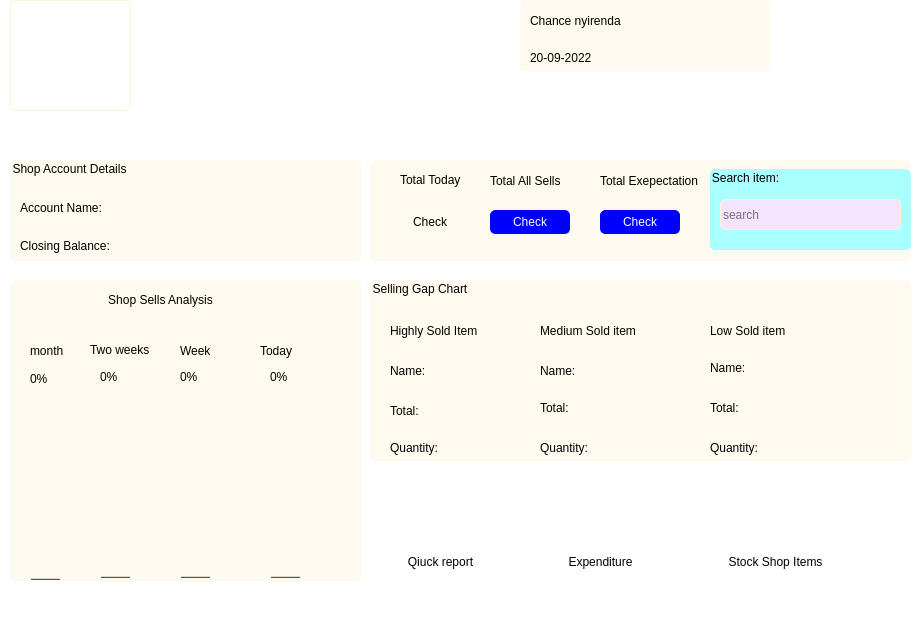
<?xml version="1.0" encoding="UTF-8"?>
<ui version="4.0">
 <class>Accountant</class>
 <widget class="QMainWindow" name="Accountant">
  <property name="geometry">
   <rect>
    <x>0</x>
    <y>0</y>
    <width>918</width>
    <height>644</height>
   </rect>
  </property>
  <property name="windowTitle">
   <string>shopk</string>
  </property>
  <property name="styleSheet">
   <string notr="true">color:black;
background-color: white;
border-radius:5px;
font: 12pt &quot;Arial&quot;;</string>
  </property>
  <widget class="QWidget" name="centralwidget">
   <widget class="QGroupBox" name="groupBox">
    <property name="geometry">
     <rect>
      <x>520</x>
      <y>0</y>
      <width>251</width>
      <height>71</height>
     </rect>
    </property>
    <property name="styleSheet">
     <string notr="true">background-color:floralwhite;
color:black;
font: 10pt &quot;Arial&quot;;</string>
    </property>
    <property name="title">
     <string/>
    </property>
    <widget class="QLabel" name="fullname">
     <property name="geometry">
      <rect>
       <x>10</x>
       <y>10</y>
       <width>221</width>
       <height>21</height>
      </rect>
     </property>
     <property name="text">
      <string>Chance nyirenda</string>
     </property>
    </widget>
    <widget class="QLabel" name="datesplace">
     <property name="geometry">
      <rect>
       <x>10</x>
       <y>50</y>
       <width>211</width>
       <height>16</height>
      </rect>
     </property>
     <property name="text">
      <string>20-09-2022</string>
     </property>
    </widget>
   </widget>
   <widget class="QLabel" name="profile">
    <property name="geometry">
     <rect>
      <x>770</x>
      <y>0</y>
      <width>141</width>
      <height>111</height>
     </rect>
    </property>
    <property name="text">
     <string/>
    </property>
    <property name="pixmap">
     <pixmap>../../../OneDrive/Pictures/Wallpapers/Data-analyst.jpg</pixmap>
    </property>
    <property name="scaledContents">
     <bool>true</bool>
    </property>
    <property name="alignment">
     <set>Qt::AlignCenter</set>
    </property>
   </widget>
   <widget class="Line" name="line">
    <property name="geometry">
     <rect>
      <x>0</x>
      <y>130</y>
      <width>911</width>
      <height>16</height>
     </rect>
    </property>
    <property name="orientation">
     <enum>Qt::Horizontal</enum>
    </property>
   </widget>
   <widget class="QLabel" name="label_2">
    <property name="geometry">
     <rect>
      <x>10</x>
      <y>0</y>
      <width>121</width>
      <height>111</height>
     </rect>
    </property>
    <property name="styleSheet">
     <string notr="true">border:1px solid  beige;</string>
    </property>
    <property name="text">
     <string/>
    </property>
    <property name="pixmap">
     <pixmap>../../../Downloads/H-logo.jpg</pixmap>
    </property>
    <property name="scaledContents">
     <bool>true</bool>
    </property>
    <property name="alignment">
     <set>Qt::AlignCenter</set>
    </property>
   </widget>
   <widget class="QGroupBox" name="groupBox_2">
    <property name="geometry">
     <rect>
      <x>10</x>
      <y>160</y>
      <width>351</width>
      <height>101</height>
     </rect>
    </property>
    <property name="styleSheet">
     <string notr="true">background-color:floralwhite;
color:black;
font: 10pt &quot;Arial&quot;;</string>
    </property>
    <property name="title">
     <string>Shop Account Details</string>
    </property>
    <widget class="QLabel" name="label_3">
     <property name="geometry">
      <rect>
       <x>10</x>
       <y>40</y>
       <width>111</width>
       <height>16</height>
      </rect>
     </property>
     <property name="text">
      <string>Account Name:</string>
     </property>
    </widget>
    <widget class="QLabel" name="label_4">
     <property name="geometry">
      <rect>
       <x>10</x>
       <y>75</y>
       <width>121</width>
       <height>21</height>
      </rect>
     </property>
     <property name="text">
      <string>Closing Balance:</string>
     </property>
    </widget>
    <widget class="QLabel" name="accountname">
     <property name="geometry">
      <rect>
       <x>140</x>
       <y>37</y>
       <width>191</width>
       <height>20</height>
      </rect>
     </property>
     <property name="text">
      <string/>
     </property>
    </widget>
    <widget class="QLabel" name="balancelabel">
     <property name="geometry">
      <rect>
       <x>140</x>
       <y>80</y>
       <width>191</width>
       <height>16</height>
      </rect>
     </property>
     <property name="text">
      <string/>
     </property>
    </widget>
   </widget>
   <widget class="QGroupBox" name="groupBox_3">
    <property name="geometry">
     <rect>
      <x>10</x>
      <y>280</y>
      <width>351</width>
      <height>301</height>
     </rect>
    </property>
    <property name="styleSheet">
     <string notr="true">background-color:floralwhite;
color:black;
font: 10pt &quot;Arial&quot;;</string>
    </property>
    <property name="title">
     <string/>
    </property>
    <widget class="QLabel" name="label_7">
     <property name="geometry">
      <rect>
       <x>70</x>
       <y>10</y>
       <width>161</width>
       <height>20</height>
      </rect>
     </property>
     <property name="text">
      <string>Shop Sells Analysis</string>
     </property>
     <property name="alignment">
      <set>Qt::AlignCenter</set>
     </property>
    </widget>
    <widget class="QProgressBar" name="monthy">
     <property name="geometry">
      <rect>
       <x>20</x>
       <y>92</y>
       <width>31</width>
       <height>211</height>
      </rect>
     </property>
     <property name="value">
      <number>0</number>
     </property>
     <property name="orientation">
      <enum>Qt::Vertical</enum>
     </property>
    </widget>
    <widget class="QLabel" name="label_8">
     <property name="geometry">
      <rect>
       <x>20</x>
       <y>60</y>
       <width>51</width>
       <height>21</height>
      </rect>
     </property>
     <property name="text">
      <string>month</string>
     </property>
    </widget>
    <widget class="QProgressBar" name="twoweeks">
     <property name="geometry">
      <rect>
       <x>90</x>
       <y>90</y>
       <width>31</width>
       <height>211</height>
      </rect>
     </property>
     <property name="value">
      <number>0</number>
     </property>
     <property name="orientation">
      <enum>Qt::Vertical</enum>
     </property>
    </widget>
    <widget class="QLabel" name="label_9">
     <property name="geometry">
      <rect>
       <x>80</x>
       <y>60</y>
       <width>91</width>
       <height>20</height>
      </rect>
     </property>
     <property name="text">
      <string>Two weeks</string>
     </property>
    </widget>
    <widget class="QProgressBar" name="weekly">
     <property name="geometry">
      <rect>
       <x>170</x>
       <y>90</y>
       <width>31</width>
       <height>211</height>
      </rect>
     </property>
     <property name="value">
      <number>0</number>
     </property>
     <property name="orientation">
      <enum>Qt::Vertical</enum>
     </property>
    </widget>
    <widget class="QLabel" name="label_10">
     <property name="geometry">
      <rect>
       <x>170</x>
       <y>61</y>
       <width>49</width>
       <height>20</height>
      </rect>
     </property>
     <property name="text">
      <string>Week</string>
     </property>
    </widget>
    <widget class="QProgressBar" name="todays">
     <property name="geometry">
      <rect>
       <x>260</x>
       <y>90</y>
       <width>31</width>
       <height>211</height>
      </rect>
     </property>
     <property name="value">
      <number>0</number>
     </property>
     <property name="orientation">
      <enum>Qt::Vertical</enum>
     </property>
    </widget>
    <widget class="QLabel" name="label_11">
     <property name="geometry">
      <rect>
       <x>250</x>
       <y>60</y>
       <width>61</width>
       <height>21</height>
      </rect>
     </property>
     <property name="text">
      <string>Today</string>
     </property>
    </widget>
   </widget>
   <widget class="QGroupBox" name="groupBox_4">
    <property name="geometry">
     <rect>
      <x>370</x>
      <y>160</y>
      <width>541</width>
      <height>101</height>
     </rect>
    </property>
    <property name="styleSheet">
     <string notr="true">background-color:floralwhite;
color:black;
font: 10pt &quot;Arial&quot;;</string>
    </property>
    <property name="title">
     <string/>
    </property>
    <widget class="QPushButton" name="todaybutton">
     <property name="geometry">
      <rect>
       <x>20</x>
       <y>50</y>
       <width>80</width>
       <height>24</height>
      </rect>
     </property>
     <property name="styleSheet">
      <string notr="true">border-radius:5px;
border: 1px solid blue;
color: white;
border-collapse:collapse;
background-color: blue;


hover { 
    background-color:orange;
    border: 1px solid orange; 
    border-radius:2px;
    color: black }

</string>
     </property>
     <property name="text">
      <string>Check</string>
     </property>
    </widget>
    <widget class="QLabel" name="label_12">
     <property name="geometry">
      <rect>
       <x>30</x>
       <y>10</y>
       <width>71</width>
       <height>20</height>
      </rect>
     </property>
     <property name="text">
      <string>Total Today</string>
     </property>
    </widget>
    <widget class="QLabel" name="label_13">
     <property name="geometry">
      <rect>
       <x>120</x>
       <y>10</y>
       <width>81</width>
       <height>21</height>
      </rect>
     </property>
     <property name="text">
      <string>Total All Sells</string>
     </property>
    </widget>
    <widget class="QPushButton" name="pushButton">
     <property name="geometry">
      <rect>
       <x>120</x>
       <y>50</y>
       <width>80</width>
       <height>24</height>
      </rect>
     </property>
     <property name="styleSheet">
      <string notr="true">border-radius:5px;
border: 1px solid blue;
color: white;
border-collapse:collapse;
background-color: blue;</string>
     </property>
     <property name="text">
      <string>Check</string>
     </property>
    </widget>
    <widget class="QLabel" name="label_14">
     <property name="geometry">
      <rect>
       <x>230</x>
       <y>10</y>
       <width>111</width>
       <height>21</height>
      </rect>
     </property>
     <property name="text">
      <string>Total Exepectation</string>
     </property>
    </widget>
    <widget class="QPushButton" name="pushButton_2">
     <property name="geometry">
      <rect>
       <x>230</x>
       <y>50</y>
       <width>80</width>
       <height>24</height>
      </rect>
     </property>
     <property name="styleSheet">
      <string notr="true">border-radius:5px;
border: 1px solid blue;
color: white;
border-collapse:collapse;
background-color: blue;</string>
     </property>
     <property name="text">
      <string>Check</string>
     </property>
    </widget>
    <widget class="QGroupBox" name="groupBox_5">
     <property name="geometry">
      <rect>
       <x>340</x>
       <y>9</y>
       <width>201</width>
       <height>81</height>
      </rect>
     </property>
     <property name="styleSheet">
      <string notr="true">background-color: rgb(170, 255, 255);
color: rgb(0, 0, 0);</string>
     </property>
     <property name="title">
      <string>Search item:</string>
     </property>
     <widget class="QLineEdit" name="search">
      <property name="geometry">
       <rect>
        <x>10</x>
        <y>30</y>
        <width>181</width>
        <height>31</height>
       </rect>
      </property>
      <property name="styleSheet">
       <string notr="true">border-radius:5px;
border: 1px solid beige;
color: black;
border-collapse:collapse;
background-color: rgb(244, 228, 255);</string>
      </property>
      <property name="placeholderText">
       <string>search</string>
      </property>
     </widget>
    </widget>
   </widget>
   <widget class="QGroupBox" name="groupBox_6">
    <property name="geometry">
     <rect>
      <x>370</x>
      <y>280</y>
      <width>541</width>
      <height>181</height>
     </rect>
    </property>
    <property name="styleSheet">
     <string notr="true">background-color:floralwhite;
color:black;
font: 10pt &quot;Arial&quot;;</string>
    </property>
    <property name="title">
     <string>Selling Gap Chart</string>
    </property>
    <widget class="QLabel" name="label_15">
     <property name="geometry">
      <rect>
       <x>20</x>
       <y>40</y>
       <width>111</width>
       <height>21</height>
      </rect>
     </property>
     <property name="text">
      <string>Highly Sold Item</string>
     </property>
    </widget>
    <widget class="QLabel" name="label_16">
     <property name="geometry">
      <rect>
       <x>20</x>
       <y>80</y>
       <width>51</width>
       <height>21</height>
      </rect>
     </property>
     <property name="text">
      <string>Name:</string>
     </property>
    </widget>
    <widget class="QLabel" name="hname">
     <property name="geometry">
      <rect>
       <x>80</x>
       <y>80</y>
       <width>91</width>
       <height>21</height>
      </rect>
     </property>
     <property name="text">
      <string/>
     </property>
    </widget>
    <widget class="QLabel" name="label_18">
     <property name="geometry">
      <rect>
       <x>20</x>
       <y>120</y>
       <width>41</width>
       <height>21</height>
      </rect>
     </property>
     <property name="text">
      <string>Total:</string>
     </property>
    </widget>
    <widget class="QLabel" name="priceh">
     <property name="geometry">
      <rect>
       <x>80</x>
       <y>119</y>
       <width>61</width>
       <height>20</height>
      </rect>
     </property>
     <property name="text">
      <string/>
     </property>
    </widget>
    <widget class="QLabel" name="label_20">
     <property name="geometry">
      <rect>
       <x>170</x>
       <y>40</y>
       <width>121</width>
       <height>21</height>
      </rect>
     </property>
     <property name="text">
      <string>Medium Sold item</string>
     </property>
    </widget>
    <widget class="QLabel" name="label_21">
     <property name="geometry">
      <rect>
       <x>170</x>
       <y>80</y>
       <width>49</width>
       <height>21</height>
      </rect>
     </property>
     <property name="text">
      <string>Name:</string>
     </property>
    </widget>
    <widget class="QLabel" name="mname">
     <property name="geometry">
      <rect>
       <x>230</x>
       <y>81</y>
       <width>71</width>
       <height>21</height>
      </rect>
     </property>
     <property name="text">
      <string/>
     </property>
    </widget>
    <widget class="QLabel" name="label_23">
     <property name="geometry">
      <rect>
       <x>170</x>
       <y>120</y>
       <width>41</width>
       <height>16</height>
      </rect>
     </property>
     <property name="text">
      <string>Total:</string>
     </property>
    </widget>
    <widget class="QLabel" name="pricem">
     <property name="geometry">
      <rect>
       <x>220</x>
       <y>120</y>
       <width>61</width>
       <height>16</height>
      </rect>
     </property>
     <property name="text">
      <string/>
     </property>
    </widget>
    <widget class="QLabel" name="label_25">
     <property name="geometry">
      <rect>
       <x>340</x>
       <y>40</y>
       <width>121</width>
       <height>21</height>
      </rect>
     </property>
     <property name="text">
      <string>Low Sold item</string>
     </property>
    </widget>
    <widget class="QLabel" name="label_26">
     <property name="geometry">
      <rect>
       <x>340</x>
       <y>80</y>
       <width>49</width>
       <height>16</height>
      </rect>
     </property>
     <property name="text">
      <string>Name:</string>
     </property>
    </widget>
    <widget class="QLabel" name="lname">
     <property name="geometry">
      <rect>
       <x>400</x>
       <y>80</y>
       <width>101</width>
       <height>16</height>
      </rect>
     </property>
     <property name="text">
      <string/>
     </property>
    </widget>
    <widget class="QLabel" name="label_28">
     <property name="geometry">
      <rect>
       <x>340</x>
       <y>120</y>
       <width>49</width>
       <height>16</height>
      </rect>
     </property>
     <property name="text">
      <string>Total:</string>
     </property>
    </widget>
    <widget class="QLabel" name="pricel">
     <property name="geometry">
      <rect>
       <x>400</x>
       <y>120</y>
       <width>91</width>
       <height>16</height>
      </rect>
     </property>
     <property name="text">
      <string/>
     </property>
    </widget>
    <widget class="QLabel" name="label">
     <property name="geometry">
      <rect>
       <x>20</x>
       <y>160</y>
       <width>61</width>
       <height>16</height>
      </rect>
     </property>
     <property name="text">
      <string>Quantity:</string>
     </property>
    </widget>
    <widget class="QLabel" name="qhunumber">
     <property name="geometry">
      <rect>
       <x>80</x>
       <y>160</y>
       <width>49</width>
       <height>16</height>
      </rect>
     </property>
     <property name="text">
      <string/>
     </property>
    </widget>
    <widget class="QLabel" name="label_6">
     <property name="geometry">
      <rect>
       <x>170</x>
       <y>160</y>
       <width>61</width>
       <height>16</height>
      </rect>
     </property>
     <property name="text">
      <string>Quantity:</string>
     </property>
    </widget>
    <widget class="QLabel" name="qmnumber">
     <property name="geometry">
      <rect>
       <x>230</x>
       <y>160</y>
       <width>49</width>
       <height>16</height>
      </rect>
     </property>
     <property name="text">
      <string/>
     </property>
    </widget>
    <widget class="QLabel" name="label_31">
     <property name="geometry">
      <rect>
       <x>340</x>
       <y>160</y>
       <width>61</width>
       <height>16</height>
      </rect>
     </property>
     <property name="text">
      <string>Quantity:</string>
     </property>
    </widget>
    <widget class="QLabel" name="qlnumber">
     <property name="geometry">
      <rect>
       <x>400</x>
       <y>160</y>
       <width>49</width>
       <height>16</height>
      </rect>
     </property>
     <property name="text">
      <string/>
     </property>
    </widget>
   </widget>
   <widget class="QPushButton" name="todaybutton_2">
    <property name="geometry">
     <rect>
      <x>380</x>
      <y>550</y>
      <width>121</width>
      <height>24</height>
     </rect>
    </property>
    <property name="styleSheet">
     <string notr="true">border-radius:5px;
border: 1px solid blue;
color: white;
border-collapse:collapse;
background-color: blue;


hover { 
    background-color:orange;
    border: 1px solid orange; 
    border-radius:2px;
    color: black }

</string>
    </property>
    <property name="text">
     <string>Qiuck report</string>
    </property>
   </widget>
   <widget class="QPushButton" name="todaybutton_3">
    <property name="geometry">
     <rect>
      <x>530</x>
      <y>550</y>
      <width>141</width>
      <height>24</height>
     </rect>
    </property>
    <property name="styleSheet">
     <string notr="true">border-radius:5px;
border: 1px solid blue;
color: white;
border-collapse:collapse;
background-color: blue;


hover { 
    background-color:orange;
    border: 1px solid orange; 
    border-radius:2px;
    color: black }

</string>
    </property>
    <property name="text">
     <string>Expenditure</string>
    </property>
   </widget>
   <widget class="QPushButton" name="todaybutton_4">
    <property name="geometry">
     <rect>
      <x>700</x>
      <y>550</y>
      <width>151</width>
      <height>24</height>
     </rect>
    </property>
    <property name="styleSheet">
     <string notr="true">border-radius:5px;
border: 1px solid blue;
color: white;
border-collapse:collapse;
background-color: blue;


hover { 
    background-color:orange;
    border: 1px solid orange; 
    border-radius:2px;
    color: black }

</string>
    </property>
    <property name="text">
     <string>Stock Shop Items</string>
    </property>
   </widget>
  </widget>
  <widget class="QMenuBar" name="menubar">
   <property name="geometry">
    <rect>
     <x>0</x>
     <y>0</y>
     <width>918</width>
     <height>23</height>
    </rect>
   </property>
  </widget>
  <widget class="QStatusBar" name="statusbar"/>
 </widget>
 <resources/>
 <connections/>
</ui>
